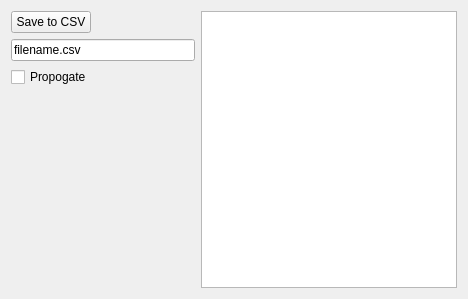
<?xml version="1.0" encoding="UTF-8"?>
<ui version="4.0">
 <class>Point_Widget</class>
 <widget class="QWidget" name="Point_Widget">
  <property name="geometry">
   <rect>
    <x>0</x>
    <y>0</y>
    <width>468</width>
    <height>299</height>
   </rect>
  </property>
  <property name="minimumSize">
   <size>
    <width>468</width>
    <height>0</height>
   </size>
  </property>
  <property name="windowTitle">
   <string>Form</string>
  </property>
  <layout class="QHBoxLayout" name="horizontalLayout">
   <item>
    <layout class="QVBoxLayout" name="verticalLayout" stretch="0,0,0,0">
     <property name="sizeConstraint">
      <enum>QLayout::SizeConstraint::SetMaximumSize</enum>
     </property>
     <item>
      <widget class="QPushButton" name="save_csv_button">
       <property name="sizePolicy">
        <sizepolicy hsizetype="Maximum" vsizetype="Fixed">
         <horstretch>0</horstretch>
         <verstretch>0</verstretch>
        </sizepolicy>
       </property>
       <property name="maximumSize">
        <size>
         <width>16777215</width>
         <height>100</height>
        </size>
       </property>
       <property name="text">
        <string>Save to CSV</string>
       </property>
      </widget>
     </item>
     <item>
      <widget class="QLineEdit" name="save_filename">
       <property name="text">
        <string>filename.csv</string>
       </property>
      </widget>
     </item>
     <item>
      <widget class="QCheckBox" name="propagate_checkbox">
       <property name="text">
        <string>Propogate</string>
       </property>
      </widget>
     </item>
     <item>
      <spacer name="verticalSpacer">
       <property name="orientation">
        <enum>Qt::Orientation::Vertical</enum>
       </property>
       <property name="sizeHint" stdset="0">
        <size>
         <width>20</width>
         <height>40</height>
        </size>
       </property>
      </spacer>
     </item>
    </layout>
   </item>
   <item>
    <widget class="QTableView" name="tableView"/>
   </item>
  </layout>
 </widget>
 <resources/>
 <connections/>
</ui>
